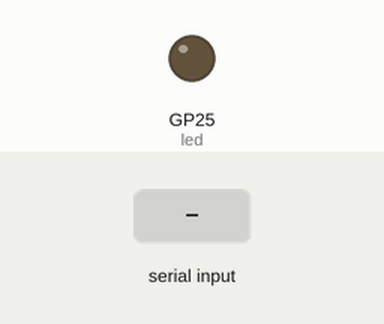
Recording of a program running on a simulated Raspberry Pi Pico running MicroPython. Shown: output pins drawn as LEDs (lit = HIGH). Dashed ring = blinking. The inputs (shaded band) are chosen by the test bench. At 6.4 s the program stops and its outputs stay as they are.

Above: at 1.2 s.
1.3 s: "1" received over the second serial link
At 1.51 s:
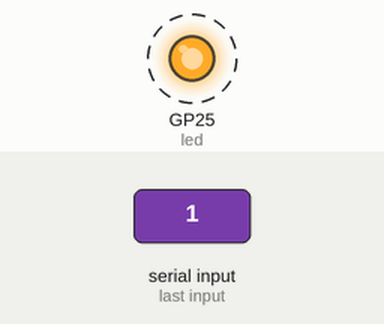
Timing chart, 0 to 7.9 s (numbered marks = the images above; inputs shaded):
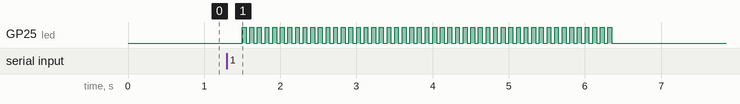

The program:

single_board_UART.py
```python
from machine import Pin, UART
from time import sleep_ms


led = Pin("LED", Pin.OUT)


uart_0 = UART(0)
uart_0.init(tx=Pin(0), rx=Pin(1))

uart_1 = UART(1)
uart_1.init(tx=Pin(8), rx=Pin(9))

msg = b"\x10"

uart_0.write(msg)

while not uart_0.txdone() or not uart_1.any():
    pass

value = uart_1.read()[0]
sleep_ms(200)
for _ in range(value):
    led.value(1)
    sleep_ms(50)
    led.value(0)
    sleep_ms(50)
```

Measured:
- after the input at 1.3 s, GP25 (led): alternates HIGH for 0.05 s and LOW for 0.05 s, 98 changes in all, then stays LOW, starting after 0.20 s
